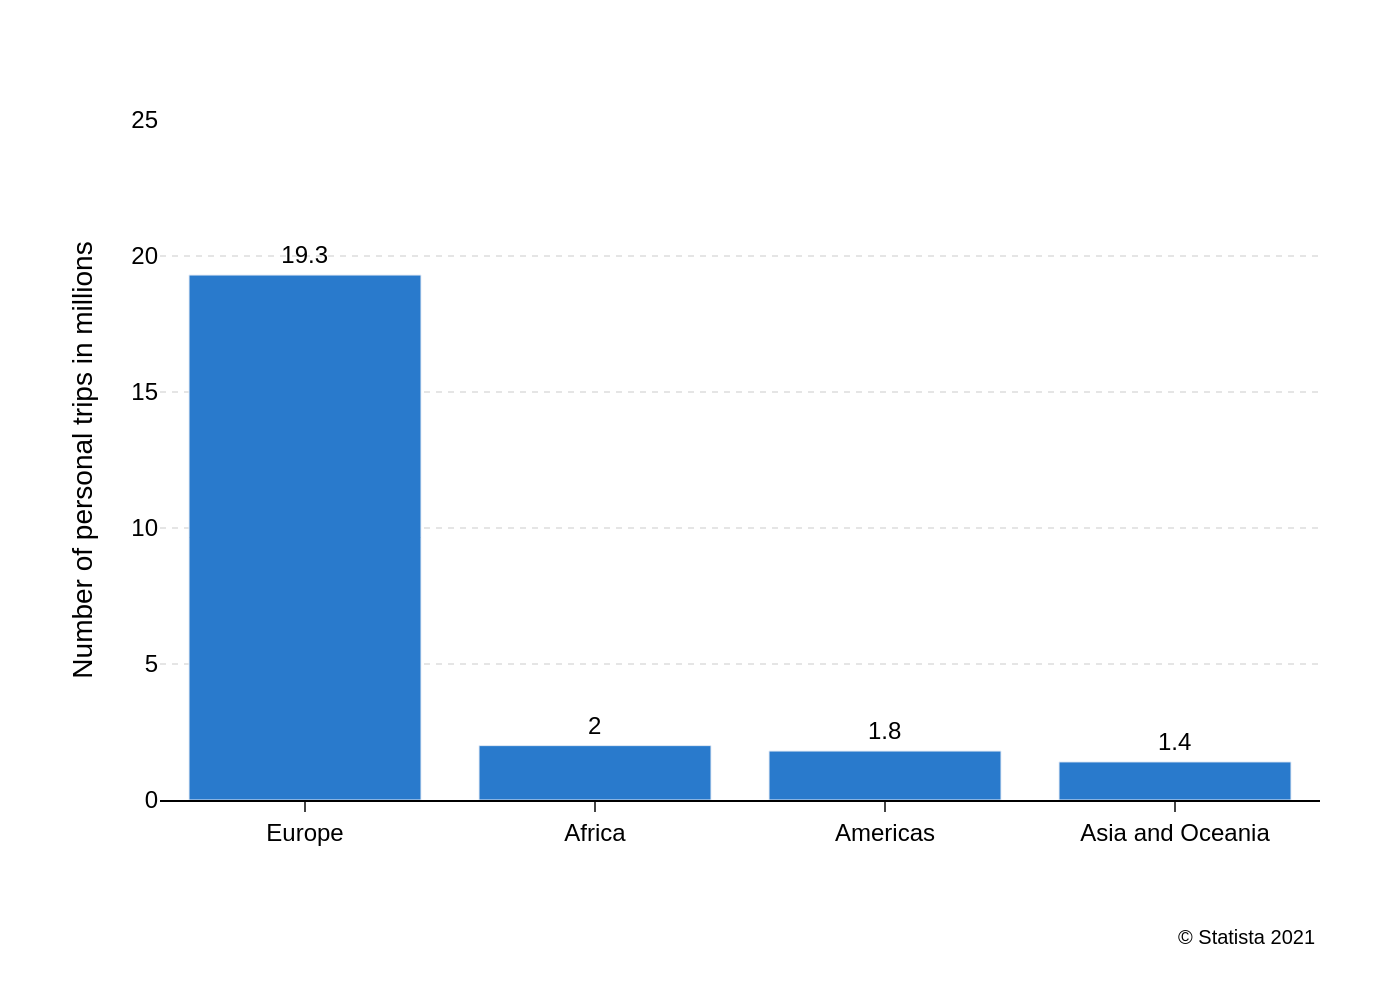

This figure's Python source:
import sys
import json
import pathlib
import plotly.graph_objects as go

# Check if a command-line argument is provided
if len(sys.argv) != 2:
    print("Usage: python generate_chart.py <path_to_json_file>")
    sys.exit(1)

# Get the JSON file path from the command-line argument
json_path = sys.argv[1]

# Read the JSON data from the file
try:
    with open(json_path, 'r', encoding='utf-8') as f:
        chart_data_json = json.load(f)
except FileNotFoundError:
    print(f"Error: The file '{json_path}' was not found.")
    sys.exit(1)
except json.JSONDecodeError:
    print(f"Error: The file '{json_path}' is not a valid JSON file.")
    sys.exit(1)

# Extract data and texts from the JSON object
chart_data = chart_data_json.get('chart_data', [])
texts = chart_data_json.get('texts', {})
colors = chart_data_json.get('colors', [])

# Prepare data for Plotly
categories = [item['category'] for item in chart_data]
values = [item['value'] for item in chart_data]

# Create the figure
fig = go.Figure()

# Add the bar trace
fig.add_trace(go.Bar(
    x=categories,
    y=values,
    marker_color=colors[0] if colors else '#1f77b4',
    text=values,
    textposition='outside',
    texttemplate='%{y}',
    cliponaxis=False,
    textfont=dict(
        family="Arial",
        size=12,
        color="black"
    )
))

# Combine title and subtitle
title_text = texts.get('title') or ''
subtitle_text = texts.get('subtitle') or ''
if subtitle_text:
    title_text = f"{title_text}<br><sub>{subtitle_text}</sub>"

# Combine source and note for the annotation
source_text = texts.get('source', '')
note_text = texts.get('note', '')
if note_text:
    source_text = f"{note_text}<br>{source_text}" if source_text else note_text

# Update layout for a professional look and feel
fig.update_layout(
    title_text=title_text,
    title_x=0.05,
    font=dict(
        family="Arial",
        size=12,
        color="black"
    ),
    plot_bgcolor='white',
    paper_bgcolor='white',
    xaxis=dict(
        showline=True,
        linecolor='black',
        linewidth=1,
        showgrid=False,
        ticks='outside',
        tickfont=dict(size=12)
    ),
    yaxis=dict(
        title_text=texts.get('y_axis_title'),
        range=[0, 25],
        dtick=5,
        showgrid=True,
        gridcolor='#E5E5E5',
        griddash='dot',
        zeroline=False,
        showline=False,
        tickfont=dict(size=12)
    ),
    showlegend=False,
    margin=dict(l=80, r=40, t=60, b=100),
    annotations=[
        dict(
            showarrow=False,
            text=source_text,
            xref="paper",
            yref="paper",
            x=1,
            y=-0.18,
            xanchor='right',
            yanchor='top',
            align='right',
            font=dict(size=10)
        )
    ]
)

# Derive output filename from the input JSON path
output_filename = pathlib.Path(json_path).stem + ".png"

# Save the figure as a PNG image
fig.write_image(output_filename, scale=2)

print(f"Chart saved as '{output_filename}'")
